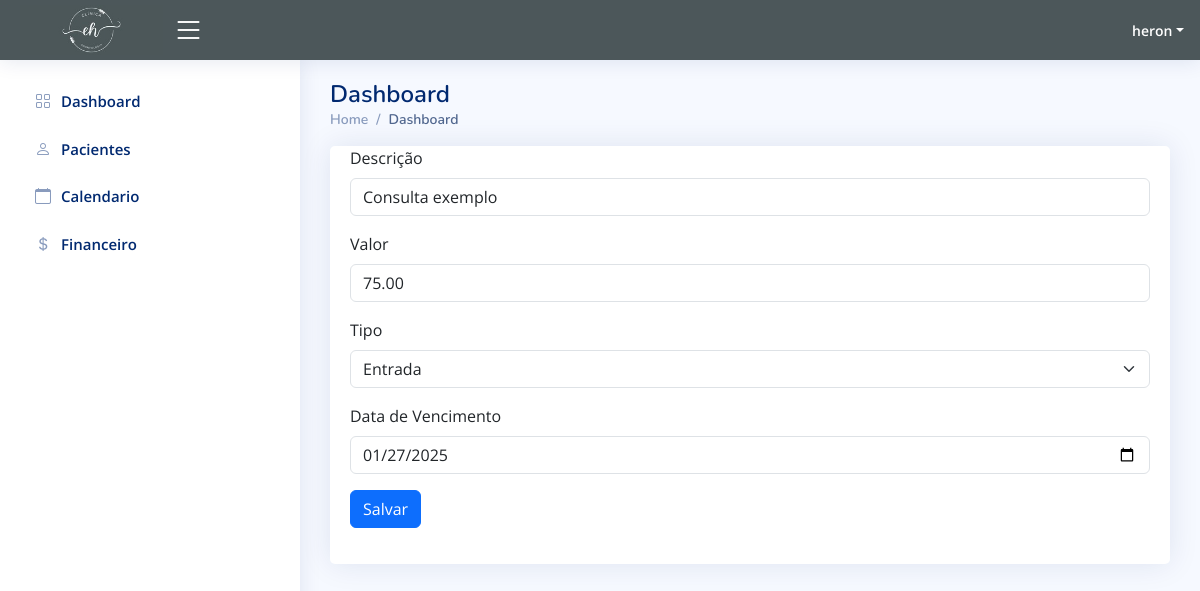
Screenshot of /financeiro/10/editar/ (signed in) with the database file from the repository.
### app/models.py (models this page shows, shortened)
class Financeiro(models.Model):
    descricao=models.CharField(max_length=200)
    paciente=models.ForeignKey(Paciente, on_delete=models.SET_NULL, null=True)
    valor=models.DecimalField(max_digits=10, decimal_places=2)
    tipo=models.CharField(max_length=8)
    usuario = models.ForeignKey(User, on_delete=models.CASCADE)
    data_de_cobranca=models.DateField(default=timezone.now)
    parcelas = models.IntegerField(null=True, blank=True)
    numero_parcela = models.PositiveIntegerField()
    status=models.CharField(max_length=20, default='Pendente')
    codigo_receita = models.CharField(max_length=4, default='1708')  # Exemplo: IRPJ

### app/views.py (the view, shortened to what this page needs)
# urls.py: path('financeiro/<int:item_id>/editar/', views.editar_financeiro, name='editar_financeiro'),
@login_required(login_url="/")
def editar_financeiro(request, item_id):
    item = get_object_or_404(Financeiro, id=item_id)
    return render(request, 'frontend/editar_financeiro.html', {'item': item})

### app/templates/frontend/editar_financeiro.html (shortened to what this page needs)
<html lang="en">
{% load static %}
<head>
  <link href="{% static "vendor/bootstrap/css/bootstrap.min.css" %}" rel="stylesheet">
  <link href="{% static "vendor/bootstrap-icons/bootstrap-icons.css" %}" rel="stylesheet">
  <link href="{% static "vendor/boxicons/css/boxicons.min.css" %}" rel="stylesheet">
  <link href="{% static "vendor/quill/quill.snow.css" %}" rel="stylesheet">
  <link href="{% static "vendor/quill/quill.bubble.css" %}" rel="stylesheet">
  <link href="{% static "vendor/remixicon/remixicon.css" %}" rel="stylesheet">
  <link href="{% static "vendor/simple-datatables/style.css" %}" rel="stylesheet">
  <link href="{% static "css/style.css" %}" rel="stylesheet">
</head>
<body>
  <header id="header" class="header fixed-top d-flex align-items-center" style="background-color:rgb(76, 87, 90);">
    <div class="d-flex align-items-center justify-content-between" >
      <a href="{% url 'index'%}" class="d-flex align-items-center">
        <img src="{% static "img/clinicaeh.jpeg" %}" height="50px">
      </a>
      <i class="bi bi-list toggle-sidebar-btn"></i>
    </div>
    <nav class="header-nav ms-auto">
      <ul class="d-flex align-items-center">
        <li class="nav-item dropdown pe-3">
          <a class="nav-link nav-profile d-flex align-items-center pe-0" href="#" data-bs-toggle="dropdown">
            <span class="d-none d-md-block dropdown-toggle ps-2" style="color: white;">{{ user.username }}</span>
          </a>
        </li>
      </ul>
    </nav>
  </header>
  <aside id="sidebar" class="sidebar">
    <ul class="sidebar-nav" id="sidebar-nav">
        <li class="nav-item">
            <a class="nav-link collapsed" href="{% url 'index'%}">
              <i class="bi bi-grid"></i>
              <span>Dashboard</span>
            </a>
          </li>
          <li class="nav-item">
            <a class="nav-link collapsed" href="{% url 'pacientes'%}">
              <i class="bi bi-person"></i>
              <span>Pacientes</span>
            </a>
          </li>
          <li class="nav-item">
            <a class="nav-link collapsed" href="{% url 'calendario' %}">
              <i class="bi bi-calendar"></i>
              <span>Calendario</span>
            </a>
          </li>
          <li class="nav-item">
            <a class="nav-link collapsed" href="{% url 'financeiro'%}">
              <i class="bi bi-currency-dollar"></i>
              <span>Financeiro</span>
            </a>
          </li>
    </ul>
  </aside>
  <main id="main" class="main" backgor>
    <div class="pagetitle">
      <h1>Dashboard</h1>
      <nav>
        <ol class="breadcrumb">
          <li class="breadcrumb-item"><a href="{% url 'index'%}">Home</a></li>
          <li class="breadcrumb-item active">Dashboard</li>
        </ol>
      </nav>
    </div>
    <section class="section dashboard">
    <div class="card">
        <div class="card-body">
            <form method="POST">
    <div class="mb-3">
        <label for="description" class="form-label">Descrição</label>
        <input type="text" class="form-control" id="description" name="descricao" value="{{ item.descricao }}" required>
    </div>
    <div class="mb-3">
        <label for="value" class="form-label">Valor</label>
        <input type="number" class="form-control" id="value" name="valor" step="0.01" value="{{ item.valor }}" required>
    </div>
    <div class="mb-3">
        <label for="type" class="form-label">Tipo</label>
        <select class="form-select" id="type" name="tipo" required>
            <option value="Entrada" {% if item.tipo == "Entrada" %}selected{% endif %}>Entrada</option>
        </select>
    </div>
    <div class="row mb-3">
        <label for="inputDate" class="form-label">Data de Vencimento</label>
        <div>
            <input type="date" name="data_pagamento" class="form-control" value="{{ item.data_de_cobranca|date:"Y-m-d" }}">
        </div>
    </div>
                <button type="submit" class="btn btn-primary">Salvar</button>
            </form>
        </div>
    </div>
    </section>
  </main>
</body>
</html>

### app/static/css/style.css (style rules this page uses)
:root { scroll-behavior: smooth; }
body { font-family: "Open Sans", sans-serif; background: #f6f9ff; color: #444444; }
a { color: #4154f1; text-decoration: none; }
h1, h2, h3, h4, h5, h6 { font-family: "Nunito", sans-serif; }
#main { margin-top: 60px; padding: 20px 30px; transition: all 0.3s; }
.pagetitle { margin-bottom: 10px; }
.pagetitle h1 { font-size: 24px; margin-bottom: 0; font-weight: 600; color: #012970; }
.card { margin-bottom: 30px; border: none; border-radius: 5px; box-shadow: 0px 0 30px rgba(1, 41, 112, 0.1); }
.card-body { padding: 0 20px 20px 20px; }
.breadcrumb { font-size: 14px; font-family: "Nunito", sans-serif; color: #899bbd; font-weight: 600; }
.breadcrumb a { color: #899bbd; transition: 0.3s; }
.breadcrumb .breadcrumb-item::before { color: #899bbd; }
.breadcrumb .active { color: #51678f; font-weight: 600; }
.header { transition: all 0.5s; z-index: 997; height: 60px; box-shadow: 0px 2px 20px rgba(1, 41, 112, 0.1); background-color: #fff; padding-left: 20px; }
.header .toggle-sidebar-btn { font-size: 32px; padding-left: 10px; cursor: pointer; color: #ffffff; }
.header-nav ul { list-style: none; }
.header-nav>ul { margin: 0; padding: 0; }
.header-nav .nav-profile { color: #012970; }
.header-nav .nav-profile span { font-size: 14px; font-weight: 600; }
.sidebar { position: fixed; top: 60px; left: 0; bottom: 0; width: 300px; z-index: 996; transition: all 0.3s; padding: 20px; overflow-y: auto; scrollbar-width: thin; scrollbar-color: #aab7cf transparent; box-shadow: 0px 0px 20px rgba(1, 41, 112, 0.1); background-color: #fff; }
@media (min-width: 1200px) { #main, #footer { margin-left: 300px; } }
.sidebar-nav { padding: 0; margin: 0; list-style: none; }
.sidebar-nav li { padding: 0; margin: 0; list-style: none; }
.sidebar-nav .nav-item { margin-bottom: 5px; }
.sidebar-nav .nav-link { display: flex; align-items: center; font-size: 15px; font-weight: 600; color: #4154f1; transition: 0.3; background: #f6f9ff; padding: 10px 15px; border-radius: 4px; }
.sidebar-nav .nav-link i { font-size: 16px; margin-right: 10px; color: #4154f1; }
.sidebar-nav .nav-link.collapsed { color: #012970; background: #fff; }
.sidebar-nav .nav-link.collapsed i { color: #899bbd; }

### rows the page displays
Financeiro: descricao "Consulta exemplo", valor "75.00", tipo "Entrada", data_pagamento "01/27/2025"

### other values shown
{{ user.username }} "heron"
